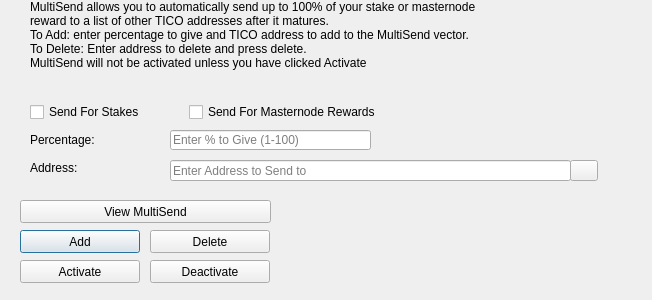
<?xml version="1.0" encoding="UTF-8"?>
<ui version="4.0">
 <class>MultiSendDialog</class>
 <widget class="QDialog" name="MultiSendDialog">
  <property name="windowModality">
   <enum>Qt::NonModal</enum>
  </property>
  <property name="geometry">
   <rect>
    <x>0</x>
    <y>0</y>
    <width>652</width>
    <height>300</height>
   </rect>
  </property>
  <property name="windowTitle">
   <string>MultiSend</string>
  </property>
  <widget class="QLineEdit" name="multiSendPercentEdit">
   <property name="geometry">
    <rect>
     <x>170</x>
     <y>130</y>
     <width>201</width>
     <height>20</height>
    </rect>
   </property>
   <property name="toolTip">
    <string>Enter whole numbers 1 - 100</string>
   </property>
   <property name="placeholderText">
    <string>Enter % to Give (1-100)</string>
   </property>
  </widget>
  <widget class="QLineEdit" name="multiSendAddressEdit">
   <property name="geometry">
    <rect>
     <x>170</x>
     <y>160</y>
     <width>401</width>
     <height>21</height>
    </rect>
   </property>
   <property name="toolTip">
    <string/>
   </property>
   <property name="placeholderText">
    <string>Enter Address to Send to</string>
   </property>
  </widget>
  <widget class="QLabel" name="label_2">
   <property name="geometry">
    <rect>
     <x>30</x>
     <y>0</y>
     <width>451</width>
     <height>121</height>
    </rect>
   </property>
   <property name="lineWidth">
    <number>1</number>
   </property>
   <property name="text">
    <string>MultiSend allows you to automatically send up to 100% of your stake or masternode reward to a list of other TICO addresses after it matures.
To Add: enter percentage to give and TICO address to add to the MultiSend vector.
To Delete: Enter address to delete and press delete.
MultiSend will not be activated unless you have clicked Activate</string>
   </property>
   <property name="alignment">
    <set>Qt::AlignLeading|Qt::AlignLeft|Qt::AlignTop</set>
   </property>
   <property name="wordWrap">
    <bool>true</bool>
   </property>
  </widget>
  <widget class="QLabel" name="message">
   <property name="geometry">
    <rect>
     <x>290</x>
     <y>200</y>
     <width>351</width>
     <height>91</height>
    </rect>
   </property>
   <property name="text">
    <string/>
   </property>
  </widget>
  <widget class="QPushButton" name="addButton">
   <property name="geometry">
    <rect>
     <x>20</x>
     <y>230</y>
     <width>120</width>
     <height>23</height>
    </rect>
   </property>
   <property name="toolTip">
    <string/>
   </property>
   <property name="statusTip">
    <string>Add to MultiSend Vector</string>
   </property>
   <property name="text">
    <string>Add</string>
   </property>
  </widget>
  <widget class="QPushButton" name="disableButton">
   <property name="geometry">
    <rect>
     <x>150</x>
     <y>260</y>
     <width>120</width>
     <height>23</height>
    </rect>
   </property>
   <property name="statusTip">
    <string>Deactivate MultiSend</string>
   </property>
   <property name="text">
    <string>Deactivate</string>
   </property>
  </widget>
  <widget class="QPushButton" name="addressBookButton">
   <property name="geometry">
    <rect>
     <x>570</x>
     <y>160</y>
     <width>28</width>
     <height>21</height>
    </rect>
   </property>
   <property name="toolTip">
    <string>Choose an address from the address book</string>
   </property>
   <property name="text">
    <string/>
   </property>
   <property name="icon">
    <iconset resource="../ticoin.qrc">
     <normaloff>:/icons/address-book</normaloff>:/icons/address-book</iconset>
   </property>
   <property name="shortcut">
    <string>Alt+A</string>
   </property>
   <property name="autoDefault">
    <bool>false</bool>
   </property>
  </widget>
  <widget class="QLabel" name="label">
   <property name="geometry">
    <rect>
     <x>30</x>
     <y>130</y>
     <width>121</width>
     <height>20</height>
    </rect>
   </property>
   <property name="toolTip">
    <string>Percentage of stake to send</string>
   </property>
   <property name="text">
    <string>Percentage:</string>
   </property>
  </widget>
  <widget class="QLabel" name="label_5">
   <property name="geometry">
    <rect>
     <x>30</x>
     <y>160</y>
     <width>111</width>
     <height>16</height>
    </rect>
   </property>
   <property name="toolTip">
    <string>Address to send portion of stake to</string>
   </property>
   <property name="text">
    <string>Address:</string>
   </property>
  </widget>
  <widget class="QPushButton" name="deleteButton">
   <property name="geometry">
    <rect>
     <x>150</x>
     <y>230</y>
     <width>120</width>
     <height>23</height>
    </rect>
   </property>
   <property name="toolTip">
    <string/>
   </property>
   <property name="statusTip">
    <string>Delete Address From MultiSend Vector</string>
   </property>
   <property name="text">
    <string>Delete</string>
   </property>
  </widget>
  <widget class="QPushButton" name="activateButton">
   <property name="geometry">
    <rect>
     <x>20</x>
     <y>260</y>
     <width>120</width>
     <height>23</height>
    </rect>
   </property>
   <property name="statusTip">
    <string>Activate MultiSend</string>
   </property>
   <property name="text">
    <string>Activate</string>
   </property>
  </widget>
  <widget class="QPushButton" name="viewButton">
   <property name="geometry">
    <rect>
     <x>20</x>
     <y>200</y>
     <width>251</width>
     <height>23</height>
    </rect>
   </property>
   <property name="toolTip">
    <string/>
   </property>
   <property name="statusTip">
    <string>View MultiSend Vector</string>
   </property>
   <property name="text">
    <string>View MultiSend</string>
   </property>
  </widget>
  <widget class="QWidget" name="horizontalLayoutWidget">
   <property name="geometry">
    <rect>
     <x>30</x>
     <y>100</y>
     <width>351</width>
     <height>24</height>
    </rect>
   </property>
   <layout class="QHBoxLayout" name="horizontalLayout">
    <item>
     <widget class="QCheckBox" name="multiSendStakeCheckBox">
      <property name="text">
       <string>Send For Stakes</string>
      </property>
     </widget>
    </item>
    <item>
     <widget class="QCheckBox" name="multiSendMasternodeCheckBox">
      <property name="text">
       <string>Send For Masternode Rewards</string>
      </property>
     </widget>
    </item>
   </layout>
  </widget>
 </widget>
 <resources>
  <include location="../ticoin.qrc"/>
 </resources>
 <connections/>
</ui>
